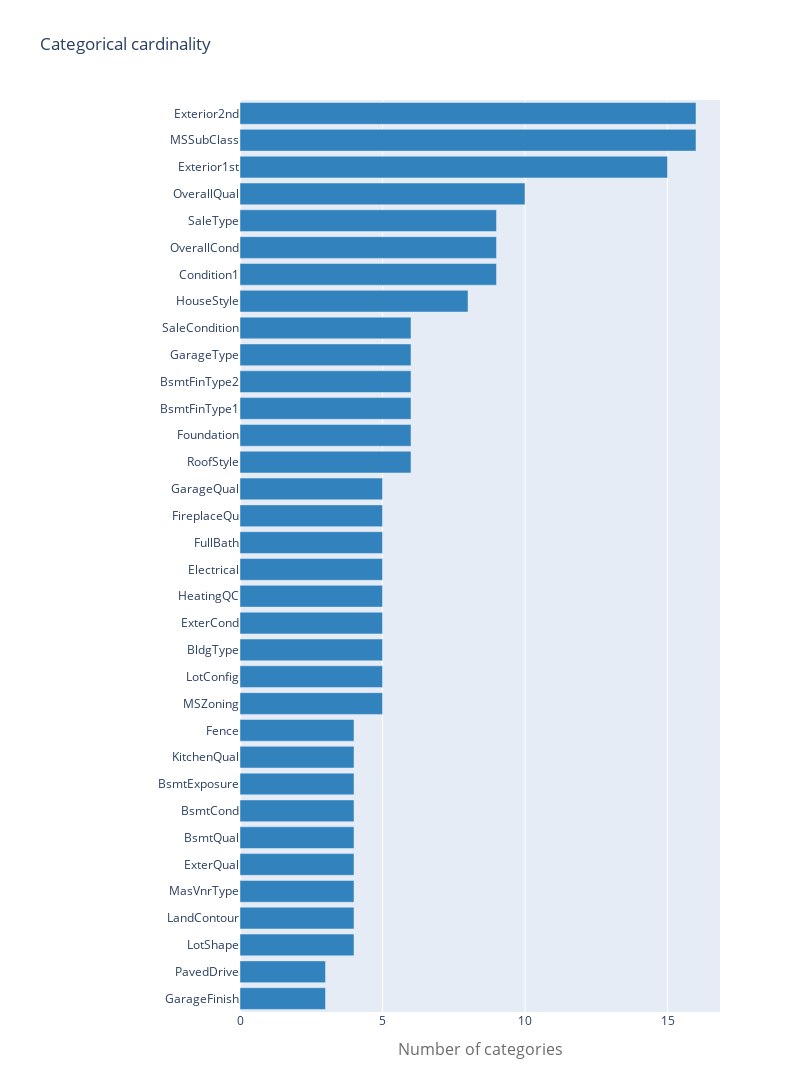

Notebook source saved alongside this figure:
### Code cell
# Plot Cardinality
cardinality = []
for c in categorical_columns:
    if all_data[c].nunique() >= 25: 
        print("High cardinality: ", c)
        continue
    cardinality.append([c, all_data[c].nunique()])

    
# Sort
cardinality.sort(key = lambda x:x[1], reverse=False)


# Plot
trace = go.Bar(y=[x[0] for x in cardinality],
               x=[x[1] for x in cardinality],
               orientation='h', marker=dict(color='rgb(49,130,189)'), name='train')

layout = go.Layout(
    title='Categorical cardinality', height=1600, width=800,
    xaxis=dict(
        title='Number of categories',
        titlefont=dict(size=16, color='rgb(107, 107, 107)'),
        domain=[0.25, 1]
    ),
    barmode='group',
    bargap=0.1,
    bargroupgap=0.1
)

fig = go.Figure(data=[trace], layout=layout)
py.iplot(fig)

### Figure 1 — Plotly figure (JSON) as saved in the notebook; plotly's stock layout.template omitted (floating-point values rounded to 4 significant figures)
{"data": [{"marker": {"color": "rgb(49,130,189)"}, "name": "train", "orientation": "h", "type": "bar", "x": [3, 3, 4, 4, 4, 4, 4, 4, 4, 4, 4, 5, 5, 5, 5, 5, 5, 5, 5, 5, 6, 6, 6, 6, 6, 6, 8, 9, 9, 9, 10, 15, 16, 16], "y": ["GarageFinish", "PavedDrive", "LotShape", "LandContour", "MasVnrType", "ExterQual", "BsmtQual", "BsmtCond", "BsmtExposure", "KitchenQual", "Fence", "MSZoning", "LotConfig", "BldgType", "ExterCond", "HeatingQC", "Electrical", "FullBath", "FireplaceQu", "GarageQual", "RoofStyle", "Foundation", "BsmtFinType1", "BsmtFinType2", "GarageType", "SaleCondition", "HouseStyle", "Condition1", "OverallCond", "SaleType", "OverallQual", "Exterior1st", "MSSubClass", "Exterior2nd"]}], "layout": {"bargap": 0.1, "bargroupgap": 0.1, "barmode": "group", "height": 1600, "title": {"text": "Categorical cardinality"}, "width": 800, "xaxis": {"domain": [0.25, 1], "title": {"font": {"color": "rgb(107, 107, 107)", "size": 16}, "text": "Number of categories"}}}}
